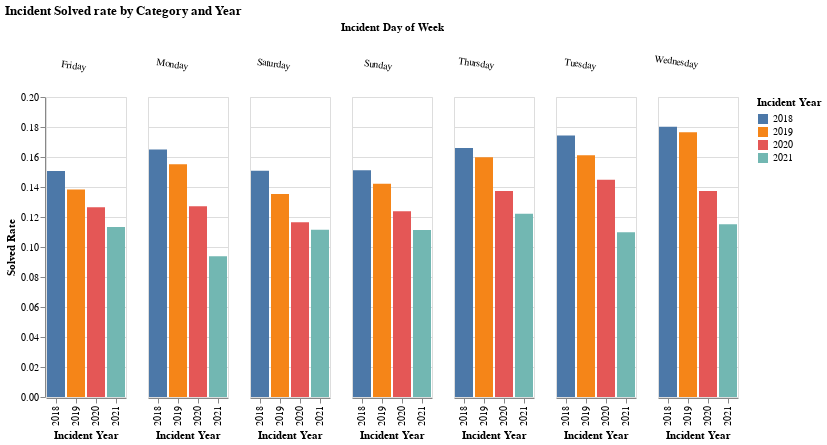

Here is the notebook cell this chart was saved with:
### Code cell
rate_by_year_plot('Incident Day of Week', 'Incident Solved rate by Category and Year')

### Figure 1 — Vega-Lite specification as saved in the notebook (floating-point values rounded to 4 significant figures)
{"config": {"view": {"continuousWidth": 400, "continuousHeight": 300}}, "data": {"name": "data-4804b223a60a515d0c98b64c8c723cd4"}, "mark": "bar", "encoding": {"color": {"type": "nominal", "field": "Incident Year"}, "column": {"type": "nominal", "field": "Incident Day of Week", "header": {"labelAngle": 8}}, "x": {"type": "nominal", "field": "Incident Year"}, "y": {"type": "quantitative", "field": "Solved Rate"}}, "title": "Incident Solved rate by Category and Year", "$schema": "https://vega.github.io/schema/vega-lite/v4.8.1.json", "datasets": {"data-4804b223a60a515d0c98b64c8c723cd4": [{"Incident Day of Week": "Friday", "Incident Year": 2018, "Solved Rate": 0.1507}, {"Incident Day of Week": "Friday", "Incident Year": 2019, "Solved Rate": 0.1384}, {"Incident Day of Week": "Friday", "Incident Year": 2020, "Solved Rate": 0.1264}, {"Incident Day of Week": "Friday", "Incident Year": 2021, "Solved Rate": 0.1134}, {"Incident Day of Week": "Monday", "Incident Year": 2018, "Solved Rate": 0.1649}, {"Incident Day of Week": "Monday", "Incident Year": 2019, "Solved Rate": 0.1551}, {"Incident Day of Week": "Monday", "Incident Year": 2020, "Solved Rate": 0.1272}, {"Incident Day of Week": "Monday", "Incident Year": 2021, "Solved Rate": 0.09377}, {"Incident Day of Week": "Saturday", "Incident Year": 2018, "Solved Rate": 0.1508}, {"Incident Day of Week": "Saturday", "Incident Year": 2019, "Solved Rate": 0.1353}, {"Incident Day of Week": "Saturday", "Incident Year": 2020, "Solved Rate": 0.1166}, {"Incident Day of Week": "Saturday", "Incident Year": 2021, "Solved Rate": 0.1114}, {"Incident Day of Week": "Sunday", "Incident Year": 2018, "Solved Rate": 0.1512}, {"Incident Day of Week": "Sunday", "Incident Year": 2019, "Solved Rate": 0.1422}, {"Incident Day of Week": "Sunday", "Incident Year": 2020, "Solved Rate": 0.1238}, {"Incident Day of Week": "Sunday", "Incident Year": 2021, "Solved Rate": 0.1113}, {"Incident Day of Week": "Thursday", "Incident Year": 2018, "Solved Rate": 0.166}, {"Incident Day of Week": "Thursday", "Incident Year": 2019, "Solved Rate": 0.1598}, {"Incident Day of Week": "Thursday", "Incident Year": 2020, "Solved Rate": 0.1373}, {"Incident Day of Week": "Thursday", "Incident Year": 2021, "Solved Rate": 0.1222}, {"Incident Day of Week": "Tuesday", "Incident Year": 2018, "Solved Rate": 0.1744}, {"Incident Day of Week": "Tuesday", "Incident Year": 2019, "Solved Rate": 0.1612}, {"Incident Day of Week": "Tuesday", "Incident Year": 2020, "Solved Rate": 0.1448}, {"Incident Day of Week": "Tuesday", "Incident Year": 2021, "Solved Rate": 0.1099}, {"Incident Day of Week": "Wednesday", "Incident Year": 2018, "Solved Rate": 0.1802}, {"Incident Day of Week": "Wednesday", "Incident Year": 2019, "Solved Rate": 0.1765}, {"Incident Day of Week": "Wednesday", "Incident Year": 2020, "Solved Rate": 0.1373}, {"Incident Day of Week": "Wednesday", "Incident Year": 2021, "Solved Rate": 0.1152}]}}
